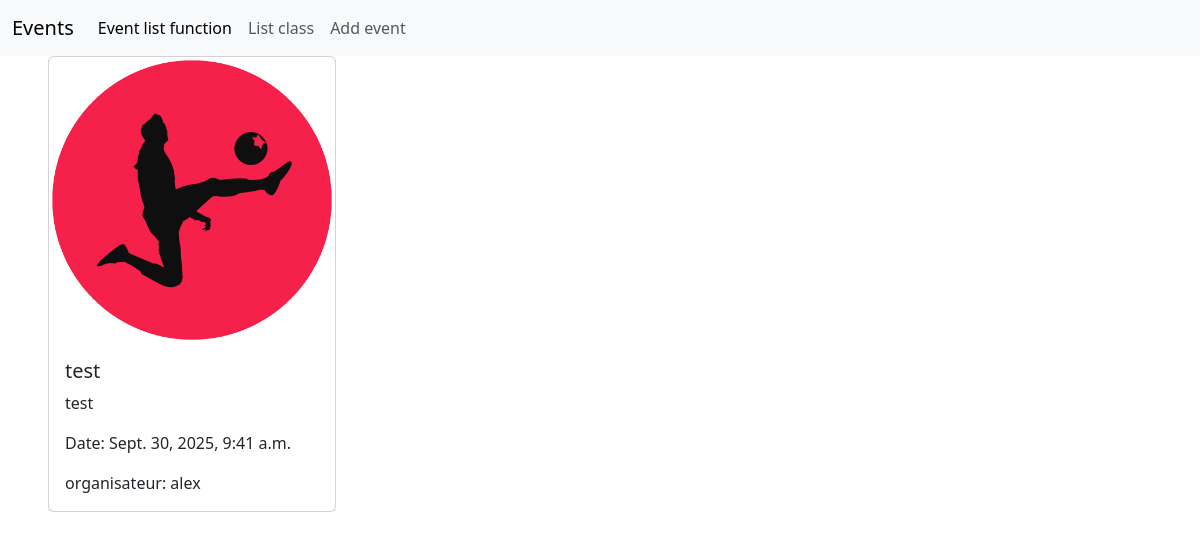
Screenshot of /detailsClass/1 with the database file from the repository.
### Event/models.py (models this page shows, shortened)
class Event(models.Model):
    title = models.CharField(max_length=30)
    description = models.TextField()
    image=models.ImageField(upload_to='images' , null=True)
    category = models.CharField(max_length=20 , choices=category_list)
    state = models.BooleanField(default=True)
    nbr_participants = models.IntegerField(default=0)
    evt_date= models.DateTimeField()
    creation_date= models.DateField(auto_now_add=True)
    updated_date= models.DateField(auto_now=True)
    organisateur = models.ForeignKey(Person , on_delete=models.SET_NULL , null=True )
    participant= models.ManyToManyField(Person , through="Participants" , related_name="participant")
    class Meta:
        constraints = [
            models.CheckConstraint(check=models.Q(evt_date__gt=datetime.now()) , name="Please check event date")
        ]

### Person/models.py (models this page shows)
class Person(AbstractUser):
    cin =models.CharField(max_length=8 , primary_key=True , validators=[valide_cin])
    email = models.EmailField(max_length=30 , validators=[valide_email])
    username = models.CharField(max_length=20 , unique=True)
    USERNAME_FIELD="username"
    class Meta:
        verbose_name="Person"

### Event/views.py (the view)
# urls.py: path('detailsClass/<str:pk>',  DetailsEvent.as_view()    , name="detailsClass")
class DetailsEvent(DetailView):
    model=Event
    template_name="event/details.html"
    context_object_name="event"

### Template/event/details.html
{% extends 'base.html' %}
{% block content %}
<div class="card  mx-5" style="width: 18rem;">
  <img src="{{event.image.url}}" class="card-img-top" alt="...">
  <div class="card-body">
    <h5 class="card-title">{{event.title}}</h5>
    <p class="card-text"> {{event.description}}</p>
        <p class="card-text"> Date: {{event.evt_date}}</p>
    <p class="card-text"> organisateur:  {{event.organisateur}}</p>
  </div>
</div>
{% endblock %}

### rows the page displays
Event: image (picture), title "test", description "test", evt_date "Sept. 30, 2025, 9:41 a.m.", organisateur "alex"
